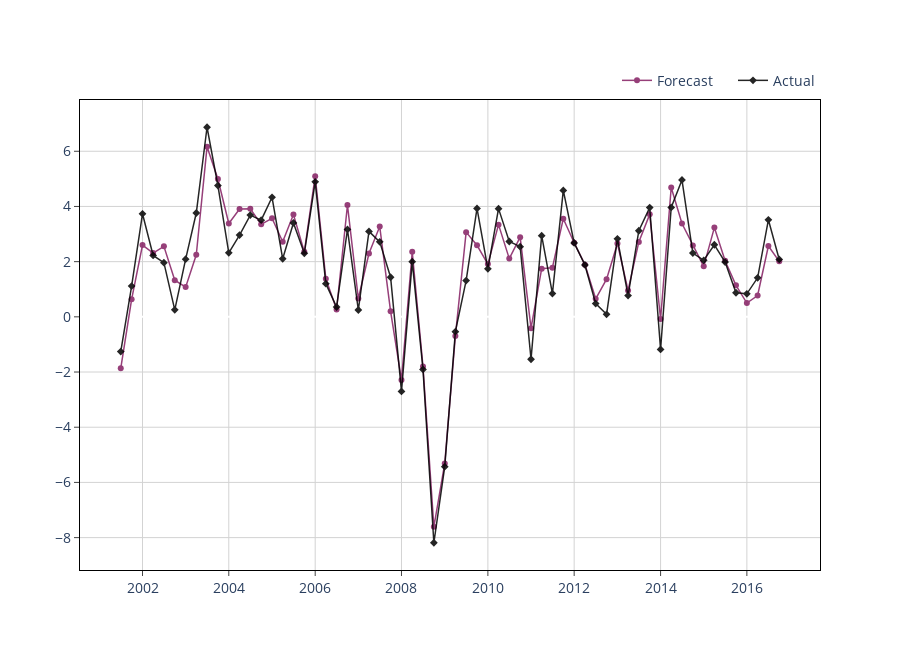

Notebook cell for this chart:
### Code cell
from sklearn.linear_model import Ridge

model = Ridge()

model.fit(X_train_scaled, y_train)
train_preds = pd.DataFrame.from_dict({
    "date": X_train_scaled.index,
    "predictions": model.predict(X_train_scaled).reshape(1, -1)[0],
    "actuals": y_train[target_col_name].values
})

# plt.plot(train_preds.date, train_preds.actuals, label="actual") 
# plt.plot(train_preds.date, train_preds.predictions, label="predictions")
# plt.legend();
plot_prediction(dt=train_preds.date, y_pred=train_preds.predictions, y_actual=train_preds.actuals, mode = "lines+markers", legend_position=(1, 1.075))

predictions.append(model.predict(X_test_scaled)[0][0])
print(predictions[-1])
